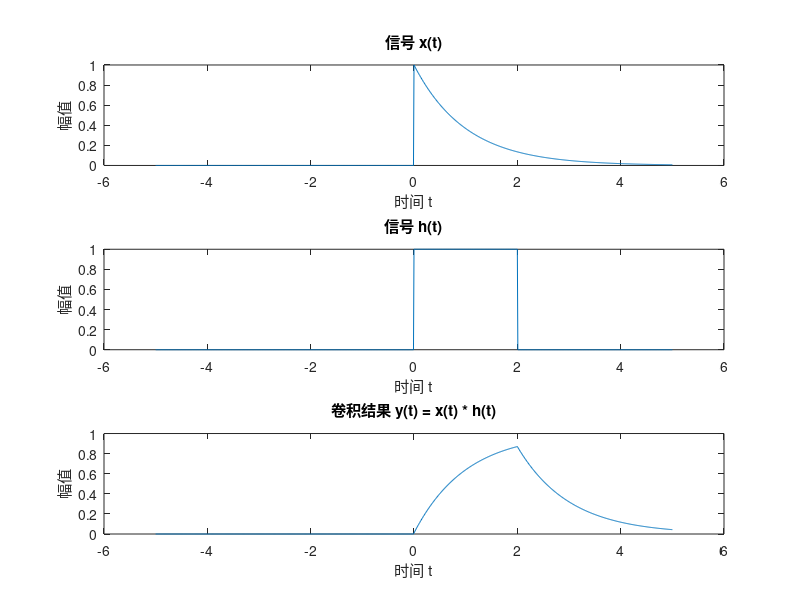

Here is the MATLAB script that generated this plot:
% 定义两个连续时间信号
t = -5:0.01:5;
x = exp(-t) .* (t >= 0);  % 信号 x(t)
h = (t >= 0 & t <= 2);    % 信号 h(t)

% 计算卷积
y = conv(x, h, 'same') * 0.01;  % 'same' 参数用于返回与输入信号相同长度的卷积结果

% 绘制信号和卷积结果
figure;
subplot(3, 1, 1);
plot(t, x);
title('信号 x(t)');
xlabel('时间 t');
ylabel('幅值');

subplot(3, 1, 2);
plot(t, h);
title('信号 h(t)');
xlabel('时间 t');
ylabel('幅值');

subplot(3, 1, 3);
plot(t, y);
title('卷积结果 y(t) = x(t) * h(t)');
xlabel('时间 t');
ylabel('幅值');